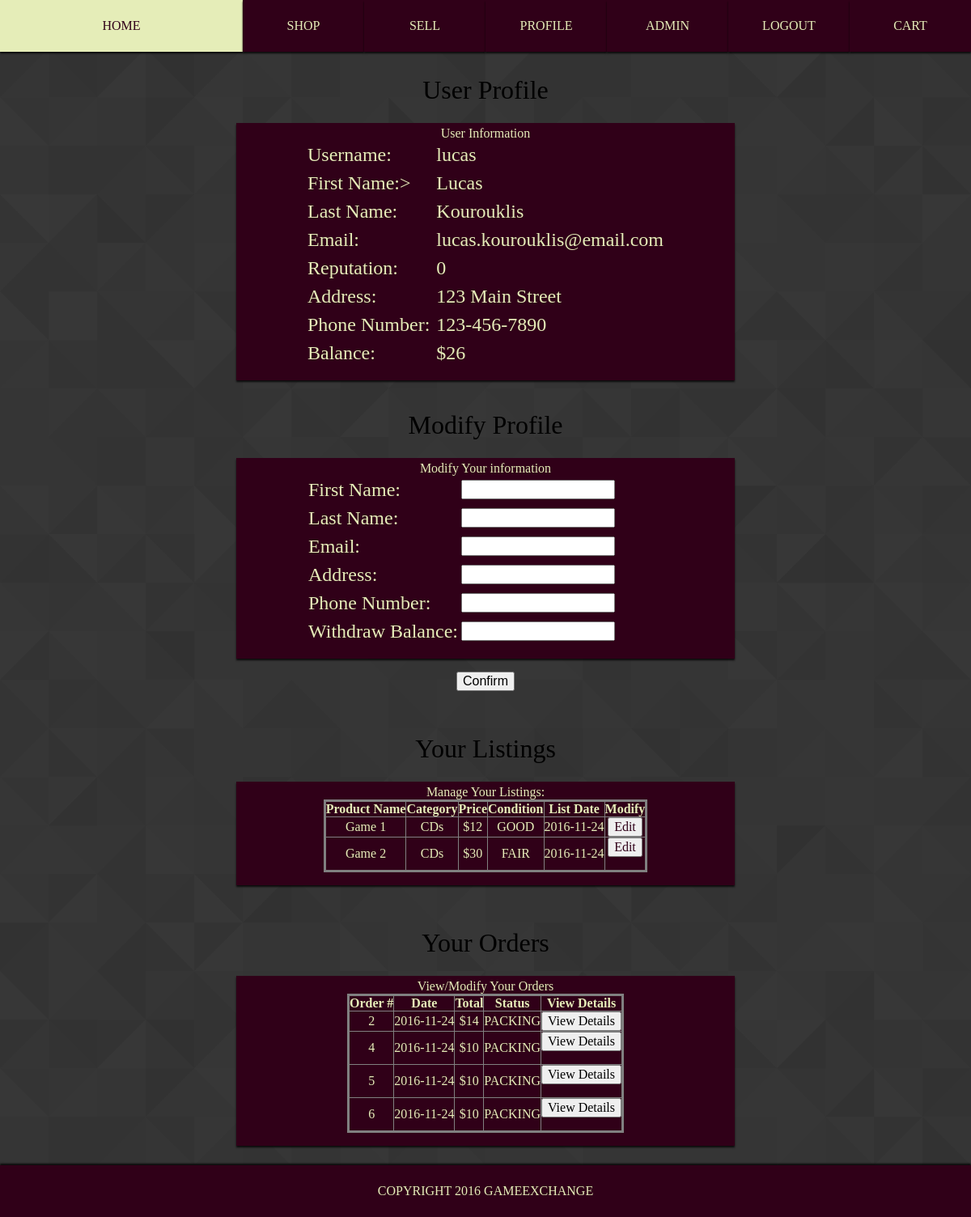
/user.php?userp=1 (signed in), run on an earlier commit of the app's database.
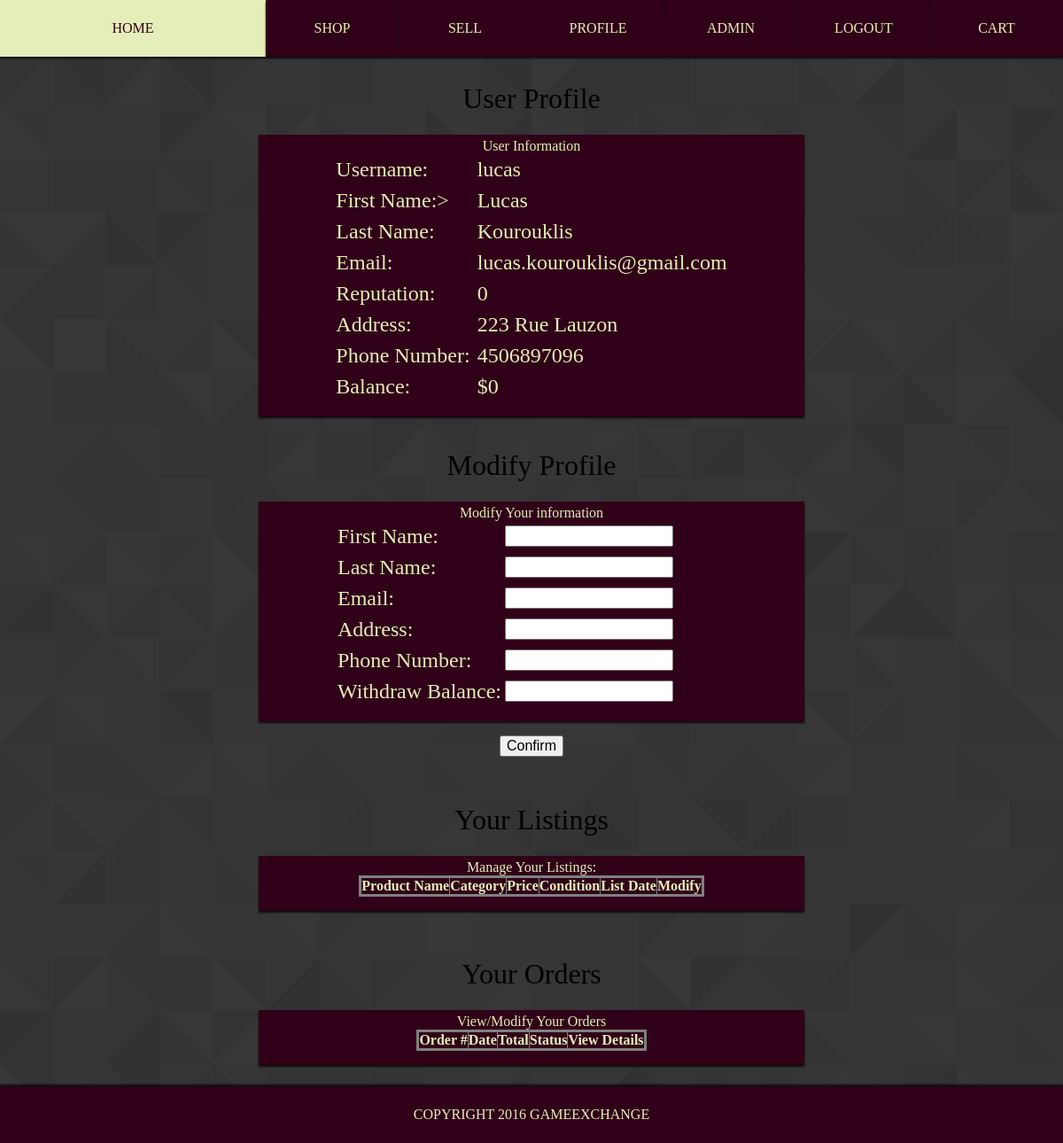
And on a later commit of the database.
### tables this page shows
CREATE TABLE `user` (
  `user_id` int(5) NOT NULL,
  `username` varchar(20) NOT NULL,
  `passwordhash` varchar(200) NOT NULL,
  `fname` varchar(50) NOT NULL,
  `lname` varchar(50) NOT NULL,
  `email` varchar(60) NOT NULL,
  `address` varchar(100) NOT NULL,
  `phone_num` varchar(20) NOT NULL,
  `status` int(2) NOT NULL
);

CREATE TABLE `balance` (
  `user_id` int(5) NOT NULL,
  `current_balance` int(7) NOT NULL
);

CREATE TABLE `listing` (
  `listing_id` int(7) NOT NULL,
  `user_id` int(5) NOT NULL,
  `product_name` varchar(150) NOT NULL,
  `category` int(1) NOT NULL,
  `price` int(5) NOT NULL,
  `item_condition` varchar(9) NOT NULL,
  `product_description` varchar(2000) NOT NULL,
  `list_date` date NOT NULL,
  `status` int(2) NOT NULL
);

CREATE TABLE `category` (
  `id` int(1) NOT NULL,
  `name` varchar(15) NOT NULL
);

CREATE TABLE `orders` (
  `order_id` int(7) NOT NULL,
  `user_id` int(5) NOT NULL,
  `order_date` date NOT NULL,
  `order_total` int(5) NOT NULL,
  `status` int(2) NOT NULL
);

CREATE TABLE `status` (
  `ID` int(2) NOT NULL,
  `name` varchar(50) NOT NULL
);

### database/adminFunctions.php (called while the page is built, shortened)
<?php
	function initializeAdminDb(){
		$servername = "localhost";
		$username = "lucas";
		$password = "alpine";
		$dbname = "ecommerce";
		try
		{
			$DBH = new PDO("mysql:host=$servername;dbname=$dbname", $username, $password);
			return $DBH;
		}
		catch(PDOException $e)
		{
			echo $e->getMessage();
		}
	}
	function isAdmin($SESSION){
		$DBH = initializeAdminDb();
		$user_id = $SESSION['user'];
		$STH = $DBH->query("SELECT status FROM user WHERE user_id='$user_id'");
		$row = $STH->fetch();
		if ($row['status'] == 13){
			return TRUE;
		}
		else{
			return FALSE;
		}
	}
?>

### database/userFunctions.php (the view, shortened to what this page needs)
<?php
	function initializeDb(){
		$servername = "localhost";
		$username = "lucas";
		$password = "alpine";
		$dbname = "ecommerce";
		try
		{
			$DBH = new PDO("mysql:host=$servername;dbname=$dbname", $username, $password);
			return $DBH;
		}
		catch(PDOException $e)
		{
			echo $e->getMessage();
		}
	}
	function getUserInfo($userp){
		$DBH = initializeDb();
		$STH = $DBH->query("SELECT * FROM user WHERE user_id='$userp'");
		return $STH->fetch();
	}
	function getUserBalance($userp){
		$DBH = initializeDb();
		$STH = $DBH->query("SELECT * FROM balance WHERE user_id='$userp'");
		return $STH->fetch();
	}
	function getUsername($userp){
		$row = getUserInfo($userp);
		echo $row["username"];
	}
	function getFname($userp){
		$row = getUserInfo($userp);
		echo $row["fname"];
	}
	function getLname($userp){
		$row = getUserInfo($userp);
		echo $row["lname"];
	}
	function getEmail($userp){
		$row = getUserInfo($userp);
		echo $row["email"];
	}
	function getRepuation($userp){
		$counter = 0;
		echo $counter;
	}
	function getAddress($userp){
		$row = getUserInfo($userp);
		echo $row["address"];
	}
	function getPhone($userp){
		$row = getUserInfo($userp);
		echo $row["phone_num"];
	}
	function getBalance($userp){
		$row = getUserBalance($userp);
		echo $row["current_balance"];
	}
	function displayUserOrders($SESSION){
		$givenId = $SESSION['user'];
		$DBH = initializeDb();
		$STH = $DBH->prepare("SELECT * FROM orders WHERE user_id ='$givenId'");
		$STH->execute();
		echo "<table border='1' style='border-style: solid; border-width: medium;' align='center'><tr style='color: #e5edb8;'>";
		echo "<th>Order #</th><th>Date</th><th>Total</th><th>Status</th><th>View Details</th></tr>";
		while($row = $STH->fetch()){
			$sid = $row["status"];
			$STHsname = $DBH->prepare("SELECT name FROM status WHERE id=" . $sid);
			$STHsname->execute();
			$rowsname = $STHsname->fetch();
			echo "<tr style='color: #e5edb8;' align='center'>";
				echo "<td>" . $row["order_id"] . "</td>";
				echo "<td>" . $row["order_date"] . "</td>";
				echo "<td>$" . $row["order_total"] . "</td>";
				echo "<td>" . $rowsname["name"] . "</td>";
				echo "<td style='color: black;'><form action='orderView.php' method='GET'><input type='hidden' id='order_id' name='order_id' value='" . $row['order_id'] . "' /><input type='submit' value='View Details' /></form></td>";
			echo "</tr>";
		}
		echo "</table>";
	}
	function displayAllUserListings($SESSION){
		$givenId = $SESSION['user'];
		$DBH = initializeAdminDb();
		$STH = $DBH->prepare("SELECT * FROM listing WHERE user_id ='$givenId'");
		$STH->execute();
		echo "<table border='1' style='border-style: solid; border-width: medium;' align='center'><tr style='color: #e5edb8;'>";
		echo "<th>Product Name</th><th>Category</th><th>Price</th><th>Condition</th><th>List Date</th><th>Modify</th></tr>";
		while($row = $STH->fetch()){
			$cid = $row["category"];
			$STHcname = $DBH->prepare("SELECT name FROM category WHERE id=" . $cid);
			$STHcname->execute();
			$rowcname = $STHcname->fetch();
			echo "<tr style='color: #e5edb8;'>";
			echo "<td align='center'>" . $row["product_name"] . "</td>";
			echo "<td align='center'>" . $rowcname["name"] . "</td>";
			echo "<td align='center'>$" . $row["price"] . "</td>";
			echo "<td align='center'>" . $row["item_condition"] . "</td>";
			echo "<td align='center'>" . $row["list_date"] . "</td>";
			echo "	<td align='center'>
						<form action='modifyListing.php' method='GET'>
							<input type='hidden' id='listing_id' name='listing_id' value='" . $row['listing_id'] . "' />
							<input style='color: #300018;' type='submit' value='Edit'/>
						</form>
					</td>";
			echo "</tr>";
		}
		echo "</table>";
	}
?>

### user.php (shortened to what this page needs)
<html>
<head>
<link rel="stylesheet" type="text/css" href="lib/pure-min.css">
<link rel="stylesheet" type="text/css" href="lib/grids-responsive-min.css">
<link rel="stylesheet" type="text/css" href="styles/default.css">
</head>
<body>
<?php
	include './database/userFunctions.php';
?>
 <header>
        <div id="dmenu" class="dmenu pure-g">
		<?php require "scripts/createMenuBar.php"; createMenu($_SESSION); ?>
        </div>
    </header>
<article>
	<h1>User Profile</h1>
		<div class="pure-u-1-2 dpanel">
			<div>
				<legend text-align="center">User Information</legend>
				<table align="center">
					<tr id="dtable-item1">
						<td style="color: #e5edb8"class="labelcell" style="margin-bottom: 5%"><h2>Username:</h2> </td>
						<td style="color: #e5edb8" class="inputcell2"><h2>
						<?php getUsername($_GET['userp']);?></h2>
						</td>
					</tr>
					<tr id="dtable-item2">
						<td style="color: #e5edb8" class="labelcell"><h2>First Name:></h2> </td>
						<td style="color: #e5edb8" class="inputcell2">
						<h2><?php getFname($_GET['userp']); ?> </h2>
						</td>
					</tr>
					<tr id="dtable-item2">
						<td style="color: #e5edb8" class="labelcell"><h2>Last Name:</h2> </td>
						<td style="color: #e5edb8"class="inputcell2">
						<h2><?php getLname($_GET['userp']); ?></h2>
						</td>
					</tr>
					<tr id="dtable-item2">
						<td style="color: #e5edb8" class="labelcell"><h2>Email:</h2> </td>
						<td style="color: #e5edb8" class="inputcell2">
						<h2><?php getEmail($_GET['userp']); ?></h2>
						</td>
					</tr>
					<tr id="dtable-item2">
						<td style="color: #e5edb8" class="labelcell"><h2>Reputation:</h2> </td>
						<td style="color: #e5edb8" class="inputcell2">
						<h2><?php getRepuation($_GET['userp']); ?></h2>
						</td>
					</tr>
					<?php
						if ($_GET['userp']  == $_SESSION['user']){
					?>
					<tr id="dtable-item2">
						<td style="color: #e5edb8" class="labelcell"><h2>Address:</h2> </td>
						<td style="color: #e5edb8" class="inputcell2">
						<h2><?php getAddress($_GET['userp']); ?></h2>
						</td>
					</tr>
					<tr id="dtable-item2">
						<td style="color: #e5edb8" class="labelcell"><h2>Phone Number:</h2> </td>
						<td style="color: #e5edb8" class="inputcell2">
						<h2><?php getPhone($_GET['userp']); ?></h2>
						</td>
					</tr>
					<tr id="dtable-item2">
						<td style="color: #e5edb8" class="labelcell"><h2>Balance:</h2> </td>
						<td style="color: #e5edb8" class="inputcell2">
						<h2>$<?php getBalance($_GET['userp']); ?></h2>
						</td>
					</tr>
					<?php
						}
					?>
				</table>
			</div>
		</div>
</article>
<?php
	if ( $_GET['userp']  != $_SESSION['user']){
	?>
	<article>
	<form method="post" action="" >
		<div>
			<input value="Upvote User" class="upvote" name="upvote" type="submit">
			<input value="Downvote User" class="downvote" name="downvote" type="submit">
		</div>
	</form"
	</article>
	<?php
	}
	else{
?>
<article>
	<form id="form2" method="post" action="">
		<h1>Modify Profile</h1>
			<div class="pure-u-1-2 dpanel">
				<div>
					<legend text-align="center">Modify Your information</legend>
					<table align="center">
						<tr id="dtable-item2">
							<td style="color: #e5edb8" class="labelcell"><h2>First Name:</h2></td>
							<td class="inputcell2">
							<input name="fname" size="25" style="width: 75%;" />
							</td>
						</tr>
						<tr id="dtable-item2">
							<td style="color: #e5edb8" class="labelcell"><h2>Last Name:</h2></td>
							<td class="inputcell2">
							<input name="lname" type="text" size="25" style="width: 75%;" />
							</td>
						</tr>
						<tr id="dtable-item2">
							<td style="color: #e5edb8" class="labelcell"><h2>Email:</h2></td>
							<td class="inputcell2">
							<input name="email" type="text" size="25" style="width: 75%;" />
							</td>
						</tr>
						<tr id="dtable-item2">
							<td style="color: #e5edb8"class="labelcell"><h2>Address:</h2></td>
							<td class="inputcell2">
							<input name="address" type="text" size="25" style="width: 75%;" />
							</td>
						</tr>
						<tr id="dtable-item2">
							<td style="color: #e5edb8" class="labelcell"><h2>Phone Number:</h2></td>
							<td class="inputcell2">
							<input name="phone_num" type="text" size="25" style="width: 75%;" />
							</td>
						</tr>
						<tr id="dtable-item2">
							<td style="color: #e5edb8" class="labelcell"><h2>Withdraw Balance:</h2></td>
							<td class="inputcell2">
							<input name="wbalance" type="text" size="25" style="width: 75%;" />
							</td>
						</tr>
					</table>
				</div>
			</div>
		<p>
			<input type="submit" class="modify" name="modify" value="Confirm" />
		</p>
	</form>
</article>
<article>
	<form method="post" action="">
		<h1>Your Listings</h1>
			<div class="pure-u-1-2 dpanel">
				<div>
					<legend text-align="center">Manage Your Listings:</legend>
					<?php  displayAllUserListings($_SESSION)?>
				</div>
			</div>
	</form>
</article>
<article>
	<form method="post" action="">
		<h1>Your Orders</h1>
			<div class="pure-u-1-2 dpanel">
				<div>
					<legend text-align="center">View/Modify Your Orders</legend>
					<?php displayUserOrders($_SESSION); ?>
				</div>
			</div>
	</form>
</article>
<?php }
?>
       <footer>
        <div id="footer" class="dfooter">
            Copyright 2016 GameExchange
        </div>
    </footer>
</body>
</html>

### scripts/createMenuBar.php (shortened to what this page needs)
<?php
	function createMenu($SESSION){
		if(isset($SESSION["user"])){
			require_once "database/adminFunctions.php";
			if(isAdmin($SESSION)){
				echo "	<div class='dmenu-item pure-u-1 pure-u-lg-1-4'>
							<a href='index.php'>Home</a>
						</div>
						<div class='dmenu-item pure-u-1 pure-u-lg-1-8'>
							<a href='products.php'>Shop</a>
						</div>
						<div class='dmenu-item pure-u-1 pure-u-lg-1-8'>
							<a href='sell.php'>Sell</a>
						</div>
						<div class='dmenu-item pure-u-1 pure-u-lg-1-8'>
							<a href='user.php'>Profile</a>
						</div>
						<div class='dmenu-item pure-u-1 pure-u-lg-1-8'>
							<a href='admin.php'>Admin</a>
						</div>
						<div class='dmenu-item pure-u-1 pure-u-lg-1-8'>
							<a href='scripts/logout.php'>Logout</a>
						</div>
						<div class='dmenu-item pure-u-1 pure-u-lg-1-8'>
							<a href='cart.php'>Cart</a>
						</div>";
			}
		}
	}
?>

### styles/default.css (style rules this page uses)
html, body { height: 100%; }
body { background-image: url('../img/0.png'); }
h1, h2, h3, h4, h5, h6 { font-family: 'Resagokr'; font-weight: normal; }
.dmenu-item { background-color: #300018; text-align: center; height: 64px; -webkit-transition-duration: 0.2s; -moz-transition-duration: 0.2s; -ms-transition-duration: 0.2s; -o-transition-duration: 0.2s; transition-duration: 0.2s; -webkit-box-shadow: 0px 2px 2px rgba(0,0,0,0.8); -moz-box-shadow: 0px 2px 2px rgba(0,0,0,0.8); -ms-box-shadow: 0px 2px 2px rgba(0,0,0,0.8); -o-box-shadow: 0px 2px 2px rgba(0,0,0,0.8); box-shadow: 0px 2px 2px rgba(0,0,0,0.8); }
.dmenu-item a { -webkit-transition-duration: 0.2s; -moz-transition-duration: 0.2s; -ms-transition-duration: 0.2s; -o-transition-duration: 0.2s; transition-duration: 0.2s; font-family: 'Resagokr'; font-weight: normal; color: #e5edb8; text-transform: uppercase; text-decoration: none; line-height: 64px; display: block; height: 100%; width: 100%; }
.dpanel { font-family: 'Resagokr'; color: #e5edb8; background-color: #300018; padding: 16px; -webkit-box-shadow: 0px 2px 2px rgba(0,0,0,0.8); -moz-box-shadow: 0px 2px 2px rgba(0,0,0,0.8); -ms-box-shadow: 0px 2px 2px rgba(0,0,0,0.8); -o-box-shadow: 0px 2px 2px rgba(0,0,0,0.8); box-shadow: 0px 2px 2px rgba(0,0,0,0.8); padding-top: 4px; }
.dpanel h2 { margin: 4px; padding: 0px; }
.dfooter { font-family: 'Resagokr'; color: #e5edb8; background-color: #300018; text-align: center; text-transform: uppercase; height: 64px; line-height: 64px; -webkit-box-shadow: 0px -2px 2px rgba(0,0,0,0.8); -moz-box-shadow: 0px -2px 2px rgba(0,0,0,0.8); -ms-box-shadow: 0px -2px 2px rgba(0,0,0,0.8); -o-box-shadow: 0px -2px 2px rgba(0,0,0,0.8); box-shadow: 0px -2px 2px rgba(0,0,0,0.8); }
article { padding: 8px; padding-left: 16px; padding-right: 16px; text-align: center; }

What changed in the data, as far as the page shows it:
removed listing: product_name "Game 1", category.name "CDs", price "12", item_condition "GOOD", list_date "2016-11-24"
removed listing: product_name "Game 2", category.name "CDs", price "30", item_condition "FAIR", list_date "2016-11-24"
removed orders: order_id "2", order_date "2016-11-24", order_total "14", status.name "PACKING"
removed orders: order_id "4", order_date "2016-11-24", order_total "10", status.name "PACKING"
removed orders: order_id "5", order_date "2016-11-24", order_total "10", status.name "PACKING"
removed orders: order_id "6", order_date "2016-11-24", order_total "10", status.name "PACKING"
changed user "lucas": email "lucas.kourouklis@email.com" → "lucas.kourouklis@gmail.com"; address "123 Main Street" → "223 Rue Lauzon"; phone_num "123-456-7890" → "4506897096"
changed balance: current_balance "26" → "0"
